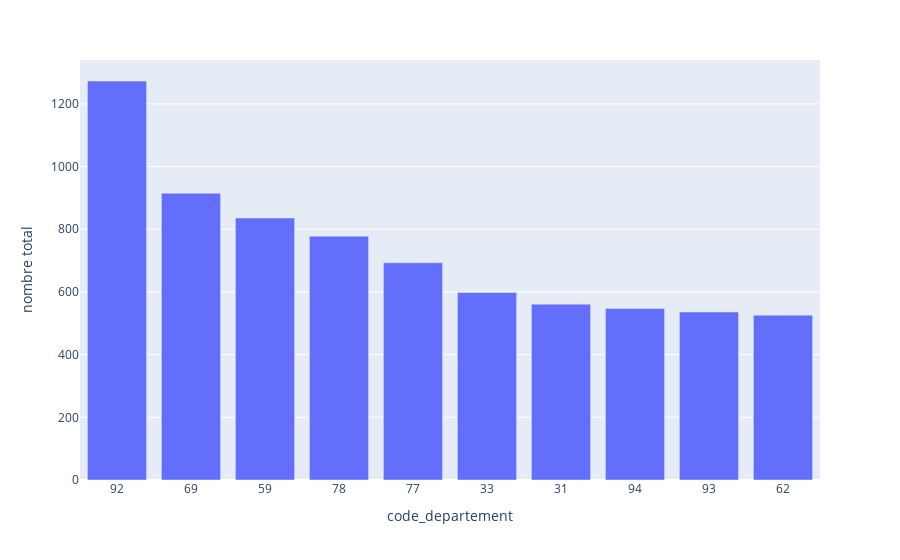

Notebook code for this chart:
### Markdown cell above
## 3) Top 10 des départements ayant le plus d'opérateurs

### Code cell
table = table 
group = "code_departement"
by ="nom_operateur"
first_elements = 10
Show_repartition(table,group,by,first_elements)

### Figure 1 — Plotly figure (JSON) as saved in the notebook; plotly's stock layout.template omitted (floating-point values rounded to 4 significant figures)
{"data": [{"alignmentgroup": "True", "hovertemplate": "code_departement=%{x}<br>nombre total=%{y}<extra></extra>", "legendgroup": "", "marker": {"color": "#636efa", "pattern": {"shape": ""}}, "name": "", "offsetgroup": "", "orientation": "v", "showlegend": false, "textposition": "auto", "type": "bar", "x": ["92", "69", "59", "78", "77", "33", "31", "94", "93", "62"], "xaxis": "x", "y": [1273, 915, 836, 778, 693, 598, 561, 547, 536, 526], "yaxis": "y"}], "layout": {"autosize": true, "barmode": "relative", "legend": {"tracegroupgap": 0}, "margin": {"t": 60}, "xaxis": {"anchor": "y", "autorange": true, "domain": [0, 1], "range": [-0.5, 9.5], "title": {"text": "code_departement"}, "type": "category"}, "yaxis": {"anchor": "x", "autorange": true, "domain": [0, 1], "range": [0, 1340], "title": {"text": "nombre total"}, "type": "linear"}}}
